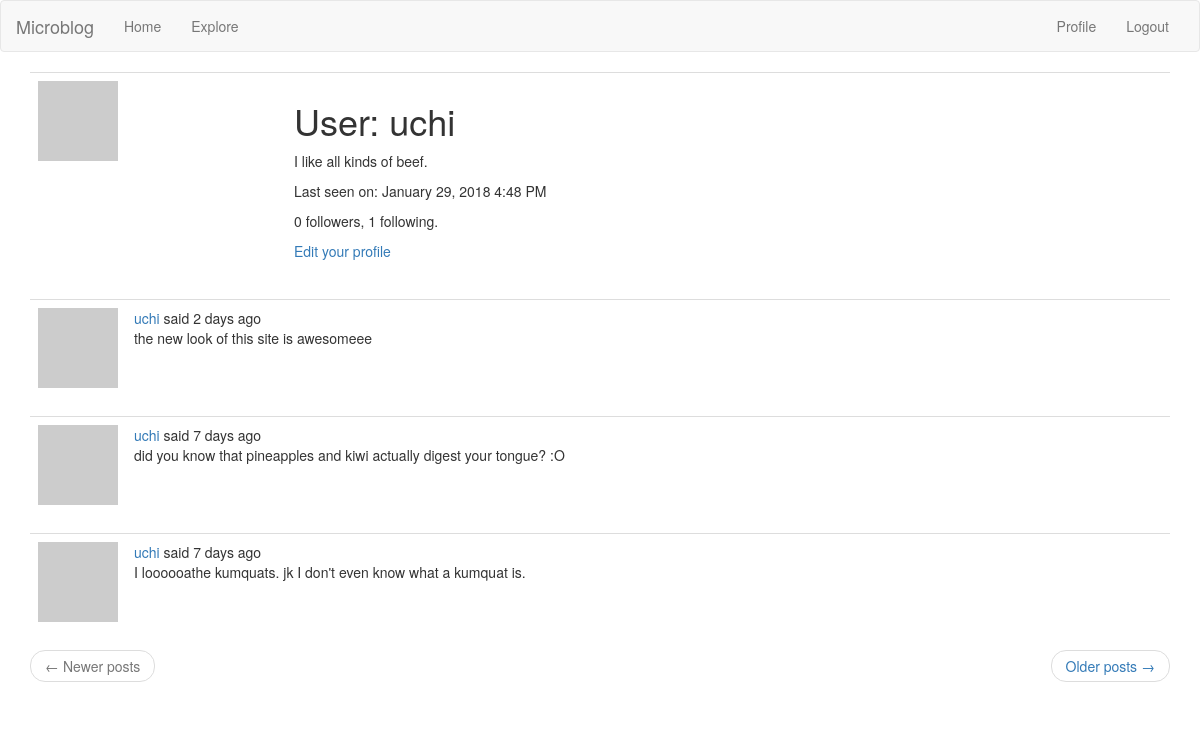
Page /user/uchi (signed in) on the earlier database version.
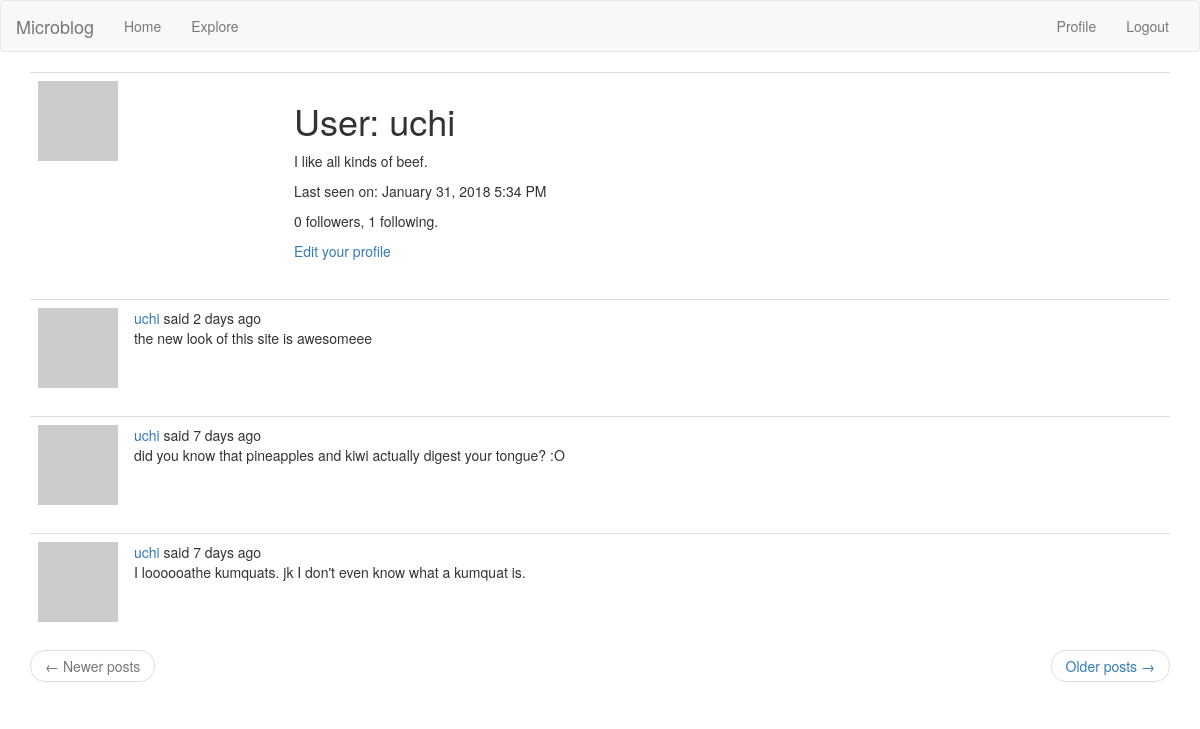
Same page on the later database version.
### app/models.py (models this page shows, shortened)
class User(UserMixin, db.Model):
    id = db.Column(db.Integer, primary_key = True)
    username = db.Column(db.String(64), index = True, unique = True)
    email = db.Column(db.String(120), index = True, unique = True)
    password_hash = db.Column(db.String(128))
    posts = db.relationship("Post", backref = "author", lazy = "dynamic")
    about_me = db.Column(db.String(140))
    last_seen = db.Column(db.DateTime, default = datetime.utcnow)
    followed = db.relationship("User", secondary = followers,
    primaryjoin = (followers.c.follower_id == id),
    secondaryjoin = (followers.c.followed_id == id),
    backref = db.backref("followers", lazy = "dynamic"), lazy = "dynamic")
    def avatar(self, size):
        digest = md5(self.email.lower().encode("utf-8")).hexdigest()
        return "https://www.gravatar.com/avatar/{}?d=retro&s={}".format(digest, size)

class Post(db.Model):
    id = db.Column(db.Integer, primary_key = True)
    body = db.Column(db.String(140))
    timestamp = db.Column(db.DateTime, index = True, default = datetime.utcnow)
    user_id = db.Column(db.Integer, db.ForeignKey("user.id"))

### app/routes.py (the view)
@flaskApp.route("/user/<username>")
@login_required
def user(username):
    user = User.query.filter_by(username = username).first_or_404()
    page = request.args.get("page", 1, type = int)
    posts = user.posts.order_by(Post.timestamp.desc()).paginate(page,
        flaskApp.config["POSTS_PER_PAGE"], False)
    next_url = url_for("user", page = posts.next_num, username = username) if posts.has_next else None
    prev_url = url_for("user", page = posts.prev_num, username = username) if posts.has_prev else None
    return render_template("user.html", user = user, posts = posts.items,
        next_url = next_url, prev_url = prev_url)

### app/models.py (called while the page is built)
@login.user_loader
def load_user(id):
    return User.query.get(int(id))

### app/routes.py (called while the page is built)
@flaskApp.before_request
def before_request():
    if current_user.is_authenticated:
        current_user.last_seen = datetime.utcnow()
        db.session.commit()
    g.locale = str(get_locale())

### app/templates/user.html
{% extends "base.html" %}
{% block app_content %}
    <table class = "table table-hover">
        <tr>
        <td width = "256px"><img src = "{{ user.avatar(256) }}"</td>
        <td>
            <h1>{{ _("User") }}: {{ user.username }}</h1>
            {% if user.about_me %}<p>{{ user.about_me }}</p>{% endif %}
            {% if user.last_seen %}<p>{{ _("Last seen on") }}: {{ moment(user.last_seen).format("LLL") }}</p>{% endif %}
            <p>{{ _("%(count)d followers", count=user.followers.count()) }}, {{ _("%(count)d following.", count=user.followed.count()) }}</p>
            {% if user == current_user %}
            <p><a href = "{{ url_for('edit_profile') }}">{{ _("Edit your profile") }}</a></p>
            {% elif not current_user.is_following(user) %}
            <p><a href = "{{ url_for('follow', username = user.username) }}">{{ _("Follow") }}</a></p>
            {% else %}
            <p><a href = "{{ url_for('unfollow', username = user.username) }}">{{ _("Unfollow") }}</a></p>
            {% endif %}
        </td>
        </tr>
    </table>
    {% for post in posts %}
        {% include "_post.html" %}
    {% endfor %}
    <nav aria-label="...">
        <ul class="pager">
            <li class="previous{% if not prev_url %} disabled{% endif %}">
                <a href="{{ prev_url or '#' }}">
                    <span aria-hidden="true">&larr;</span> {{ _("Newer posts") }}
                </a>
            </li>
            <li class="next{% if not next_url %} disabled{% endif %}">
                <a href="{{ next_url or '#' }}">
                    {{ _("Older posts") }} <span aria-hidden="true">&rarr;</span>
                </a>
            </li>
        </ul>
    </nav>
{% endblock %}

### app/templates/base.html (shortened to what this page needs)
{% extends 'bootstrap/base.html' %}
{% block navbar %}
<nav class="navbar navbar-default">
       <div class="container-fluid">
          <div class="navbar-header">
          <a class="navbar-brand" href="{{ url_for('index') }}">Microblog</a>
      </div>
      <div class="collapse navbar-collapse" id="bs-example-navbar-collapse-1">
        <ul class="nav navbar-nav">
            <li><a href="{{ url_for('index') }}">{{ _("Home") }}</a></li>
            <li><a href="{{ url_for('explore') }}">{{ _("Explore") }}</a></li>
        </ul>
        <ul class="nav navbar-nav navbar-right">
            {% if current_user.is_anonymous %}
            <li><a href= "{{ url_for('login') }}">{{ _("Login") }}</a></li>
            {% else %}
            <li><a href="{{ url_for('user', username = current_user.username) }}">{{ _("Profile") }}</a></li>
            <li><a href= "{{ url_for('logout') }}">{{ _("Logout") }}</a></li>
            {% endif %}
        </ul>
        </div>
    </div>
</nav>
{% endblock %}
{% block content %}
    <div class = "container">
        {% block app_content %} {% endblock %}
    </div>
{% endblock %}

### app/templates/_post.html (shortened to what this page needs)
<table class = "table table-hover">
    <tr>
        <td width = "70px">
            <a href = "{{ url_for('user', username = post.author.username) }}">
                <img src = "{{ post.author.avatar(70) }}">
            </a>
        </td>
        <td>
            {{ _("%(username)s said %(when)s",
                username = user_link, when = moment(post.timestamp).fromNow()) }}
            <br>
            {{ post.body }}
        </td>
    </tr>
</table>

Differences in the rows shown:
changed User "uchi": last_seen "January 29, 2018 4:48 PM" → "January 31, 2018 5:34 PM"
